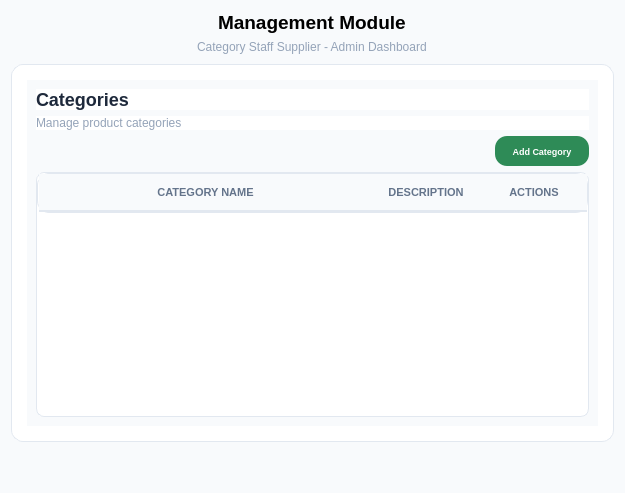
<?xml version="1.0" encoding="UTF-8"?>
<ui version="4.0">
 <class>category</class>
 <widget class="QWidget" name="category">
  <property name="geometry">
   <rect>
    <x>0</x>
    <y>0</y>
    <width>625</width>
    <height>493</height>
   </rect>
  </property>
  <property name="minimumSize">
   <size>
    <width>450</width>
    <height>0</height>
   </size>
  </property>
  <property name="font">
   <font>
    <family>Segoe UI</family>
    <pointsize>12</pointsize>
    <bold>true</bold>
   </font>
  </property>
  <property name="windowTitle">
   <string>Form</string>
  </property>
  <property name="layoutDirection">
   <enum>Qt::LayoutDirection::RightToLeft</enum>
  </property>
  <property name="autoFillBackground">
   <bool>false</bool>
  </property>
  <property name="styleSheet">
   <string notr="true">QWidget {
    background-color: #f8fafc;
    font-family: 'Segoe UI';
}</string>
  </property>
  <layout class="QVBoxLayout" name="verticalLayout">
   <item alignment="Qt::AlignmentFlag::AlignHCenter">
    <widget class="QLabel" name="ManagementModuletitle">
     <property name="minimumSize">
      <size>
       <width>2</width>
       <height>2</height>
      </size>
     </property>
     <property name="maximumSize">
      <size>
       <width>500</width>
       <height>50</height>
      </size>
     </property>
     <property name="font">
      <font>
       <family>Segoe UI</family>
       <pointsize>14</pointsize>
       <bold>true</bold>
      </font>
     </property>
     <property name="styleSheet">
      <string notr="true">color: black;</string>
     </property>
     <property name="frameShape">
      <enum>QFrame::Shape::NoFrame</enum>
     </property>
     <property name="text">
      <string>Management Module</string>
     </property>
     <property name="textFormat">
      <enum>Qt::TextFormat::PlainText</enum>
     </property>
    </widget>
   </item>
   <item alignment="Qt::AlignmentFlag::AlignHCenter">
    <widget class="QLabel" name="AdminDashboardtitle">
     <property name="maximumSize">
      <size>
       <width>500</width>
       <height>20</height>
      </size>
     </property>
     <property name="font">
      <font>
       <family>Segoe UI</family>
       <pointsize>-1</pointsize>
       <bold>false</bold>
      </font>
     </property>
     <property name="styleSheet">
      <string notr="true">QLabel {
    font-size: 12px;
    color: #94a3b8;
    border: none;
}</string>
     </property>
     <property name="text">
      <string>Category Staff Supplier - Admin Dashboard</string>
     </property>
    </widget>
   </item>
   <item>
    <layout class="QHBoxLayout" name="horizontalLayout">
     <property name="spacing">
      <number>10</number>
     </property>
     <property name="sizeConstraint">
      <enum>QLayout::SizeConstraint::SetFixedSize</enum>
     </property>
     <property name="topMargin">
      <number>2</number>
     </property>
     <property name="bottomMargin">
      <number>2</number>
     </property>
    </layout>
   </item>
   <item>
    <widget class="QFrame" name="mainCardFrame">
     <property name="styleSheet">
      <string notr="true">QFrame {
    background-color: #ffffff;
    border: 1px solid #e2e8f0;
    border-radius: 12px;
}</string>
     </property>
     <property name="frameShape">
      <enum>QFrame::Shape::StyledPanel</enum>
     </property>
     <property name="frameShadow">
      <enum>QFrame::Shadow::Raised</enum>
     </property>
     <layout class="QVBoxLayout" name="verticalLayout_2">
      <property name="spacing">
       <number>15</number>
      </property>
      <property name="leftMargin">
       <number>15</number>
      </property>
      <property name="topMargin">
       <number>15</number>
      </property>
      <property name="rightMargin">
       <number>15</number>
      </property>
      <property name="bottomMargin">
       <number>15</number>
      </property>
      <item>
       <layout class="QVBoxLayout" name="verticalLayout_4">
        <item>
         <widget class="QWidget" name="widget" native="true">
          <layout class="QVBoxLayout" name="verticalLayout_3">
           <item>
            <widget class="QLabel" name="cardTitleLabel">
             <property name="font">
              <font>
               <family>Segoe UI</family>
               <pointsize>-1</pointsize>
               <bold>true</bold>
              </font>
             </property>
             <property name="styleSheet">
              <string notr="true">QLabel {
    font-size: 18px;
    font-weight: bold;
    color: #1e293b;
    border: none;
}</string>
             </property>
             <property name="text">
              <string>Categories</string>
             </property>
            </widget>
           </item>
           <item>
            <widget class="QLabel" name="cardSubtitleLabel">
             <property name="styleSheet">
              <string notr="true">QLabel {
    font-size: 12px;
    color: #94a3b8;
    border: none;
}</string>
             </property>
             <property name="text">
              <string>Manage product categories</string>
             </property>
            </widget>
           </item>
           <item>
            <widget class="QPushButton" name="addCategoryBtn">
             <property name="minimumSize">
              <size>
               <width>0</width>
               <height>30</height>
              </size>
             </property>
             <property name="maximumSize">
              <size>
               <width>94</width>
               <height>16777215</height>
              </size>
             </property>
             <property name="font">
              <font>
               <family>Segoe UI</family>
               <pointsize>-1</pointsize>
               <bold>true</bold>
              </font>
             </property>
             <property name="styleSheet">
              <string notr="true">QPushButton {
    background-color:#2E8B57;
    border: none;
    padding: 8px 16px;
    color: white;
    font-weight: bold;
    border-radius: 12px !important;        /* Smooth, modern rounded corners */
    font-family: &quot;Segoe UI&quot;, Arial;
    font-size: 9px;
}
QPushButton:hover {
    color:white;
    background-color:#0B6623;
}</string>
             </property>
             <property name="text">
              <string>Add Category</string>
             </property>
            </widget>
           </item>
           <item>
            <widget class="QTableWidget" name="categoryTableWidget">
             <property name="layoutDirection">
              <enum>Qt::LayoutDirection::RightToLeft</enum>
             </property>
             <property name="styleSheet">
              <string notr="true">QTableWidget {
    border: 1px solid #e2e8f0;
    border-radius: 8px;
    background-color: #ffffff;
    gridline-color: #f1f5f9;
    font-size: 13px;
}

/* FIX: Target text items specifically so it doesn't break custom cell widgets */
QTableWidget::item {
    padding: 6px 8px; /* Slightly reduced vertical padding for a sleek look */
    border-bottom: 1px solid #f1f5f9;
    color: #475569;
}

QTableWidget::item:selected {
    background-color: #f0fdf4;
    color: #1e293b;
}

QHeaderView::section {
    background-color: #f8fafc;
    color: #64748b;
    font-weight: bold;
    font-size: 11px;
    padding: 10px 8px;
    border: none;
    border-bottom: 2px solid #e2e8f0;
    text-transform: uppercase;
}</string>
             </property>
             <property name="sortingEnabled">
              <bool>true</bool>
             </property>
             <attribute name="horizontalHeaderMinimumSectionSize">
              <number>108</number>
             </attribute>
             <attribute name="horizontalHeaderHighlightSections">
              <bool>false</bool>
             </attribute>
             <attribute name="horizontalHeaderStretchLastSection">
              <bool>true</bool>
             </attribute>
             <attribute name="verticalHeaderStretchLastSection">
              <bool>true</bool>
             </attribute>
             <column>
              <property name="text">
               <string>ACTIONS</string>
              </property>
             </column>
             <column>
              <property name="text">
               <string>DESCRIPTION</string>
              </property>
             </column>
             <column>
              <property name="text">
               <string>CATEGORY NAME</string>
              </property>
             </column>
            </widget>
           </item>
          </layout>
         </widget>
        </item>
       </layout>
      </item>
     </layout>
    </widget>
   </item>
   <item>
    <spacer name="verticalSpacer">
     <property name="orientation">
      <enum>Qt::Orientation::Vertical</enum>
     </property>
     <property name="sizeType">
      <enum>QSizePolicy::Policy::Preferred</enum>
     </property>
     <property name="sizeHint" stdset="0">
      <size>
       <width>20</width>
       <height>40</height>
      </size>
     </property>
    </spacer>
   </item>
  </layout>
 </widget>
 <resources/>
 <connections/>
</ui>
